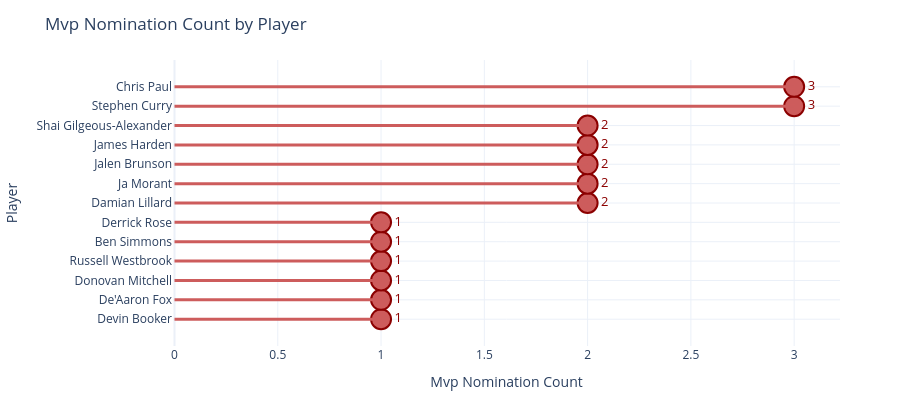

The notebook cell saved with this chart:
### Code cell
#suggestion for the 3 players in point guard position based on their stats
analyzer = StaticalAnalysis(df1=df_suggested_players, df2=None)
top_players = analyzer.plot_top_players(name_column="fullname", value_column="mvp_nomination_count")
print(top_players)

### Figure 1 — Plotly figure (JSON) as saved in the notebook; plotly's stock layout.template omitted (floating-point values rounded to 4 significant figures)
{"data": [{"marker": {"color": "indianred", "line": {"color": "darkred", "width": 2}, "size": 20}, "mode": "markers+text", "name": "mvp_nomination_count", "text": [1.0, 1.0, 1.0, 1.0, 1.0, 1.0, 2.0, 2.0, 2.0, 2.0, 2.0, 3.0, 3.0], "textfont": {"color": "darkred", "size": 13}, "textposition": "middle right", "type": "scatter", "x": [1, 1, 1, 1, 1, 1, 2, 2, 2, 2, 2, 3, 3], "y": ["Devin Booker", "De'Aaron Fox", "Donovan Mitchell", "Russell Westbrook", "Ben Simmons", "Derrick Rose", "Damian Lillard", "Ja Morant", "Jalen Brunson", "James Harden", "Shai Gilgeous-Alexander", "Stephen Curry", "Chris Paul"]}], "layout": {"height": 400, "margin": {"b": 40, "l": 140, "r": 60, "t": 60}, "shapes": [{"line": {"color": "indianred", "width": 3}, "type": "line", "x0": 0, "x1": 1, "y0": "Devin Booker", "y1": "Devin Booker"}, {"line": {"color": "indianred", "width": 3}, "type": "line", "x0": 0, "x1": 1, "y0": "De'Aaron Fox", "y1": "De'Aaron Fox"}, {"line": {"color": "indianred", "width": 3}, "type": "line", "x0": 0, "x1": 1, "y0": "Donovan Mitchell", "y1": "Donovan Mitchell"}, {"line": {"color": "indianred", "width": 3}, "type": "line", "x0": 0, "x1": 1, "y0": "Russell Westbrook", "y1": "Russell Westbrook"}, {"line": {"color": "indianred", "width": 3}, "type": "line", "x0": 0, "x1": 1, "y0": "Ben Simmons", "y1": "Ben Simmons"}, {"line": {"color": "indianred", "width": 3}, "type": "line", "x0": 0, "x1": 1, "y0": "Derrick Rose", "y1": "Derrick Rose"}, {"line": {"color": "indianred", "width": 3}, "type": "line", "x0": 0, "x1": 2, "y0": "Damian Lillard", "y1": "Damian Lillard"}, {"line": {"color": "indianred", "width": 3}, "type": "line", "x0": 0, "x1": 2, "y0": "Ja Morant", "y1": "Ja Morant"}, {"line": {"color": "indianred", "width": 3}, "type": "line", "x0": 0, "x1": 2, "y0": "Jalen Brunson", "y1": "Jalen Brunson"}, {"line": {"color": "indianred", "width": 3}, "type": "line", "x0": 0, "x1": 2, "y0": "James Harden", "y1": "James Harden"}, {"line": {"color": "indianred", "width": 3}, "type": "line", "x0": 0, "x1": 2, "y0": "Shai Gilgeous-Alexander", "y1": "Shai Gilgeous-Alexander"}, {"line": {"color": "indianred", "width": 3}, "type": "line", "x0": 0, "x1": 3, "y0": "Stephen Curry", "y1": "Stephen Curry"}, {"line": {"color": "indianred", "width": 3}, "type": "line", "x0": 0, "x1": 3, "y0": "Chris Paul", "y1": "Chris Paul"}], "showlegend": false, "title": {"text": "Mvp Nomination Count by Player"}, "xaxis": {"title": {"text": "Mvp Nomination Count"}}, "yaxis": {"title": {"text": "Player"}}}}
